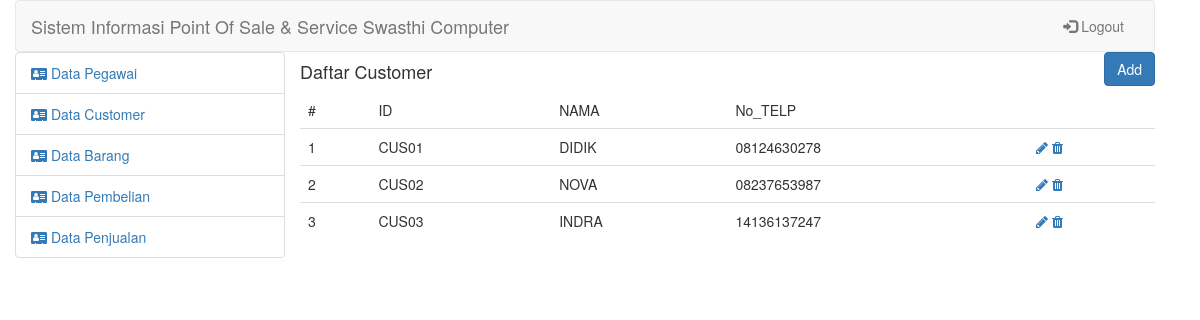
The page /admin/index.php?mod=customer (signed in) on the database its author committed.
### tables this page shows
CREATE TABLE `customer` (
  `kode_customer` varchar(45) NOT NULL,
  `id_customer` char(5) NOT NULL,
  `nama` varchar(50) NOT NULL,
  `no_telp` text NOT NULL
);

### admin/views/customer/tampil.php (the view)
<div class="row">
    <div class="pull-left">
        <h4>Daftar Customer</h4>
    </div>
    <div class="pull-right">
        <a href="index.php?mod=customer&page=add">
            <button class="btn btn-primary">Add</button>
        </a>
    </div>
</div>
<div class="row">
    <table class="table">
        <thead>
            <tr>
                <td>
                    #
                </td>
                <td>ID</td><td>NAMA</td><td>No_TELP</td>
            </tr>
        </thead>
        <tbody>
            <?php if($customer != NULL){
                $no=1;
                foreach($customer as $row){?>
                    <tr>
                        <td><?=$no;?></td><td><?=$row['id_customer']?></td><td><?=$row['nama']?></td><td><?=$row['no_telp']?></td>
                        <td>
                            <a href="index.php?mod=customer&page=edit&id=<?=md5($row['id_customer'])?>"><i class="fa fa-pencil"></i> </a>
                            <a href="index.php?mod=customer&page=delete&id=<?=md5($row['id_customer'])?>"><i class="fa fa-trash"></i> </a>
                        </td>
                    </tr>
               <?php $no++; }
            }?>
        </tbody>
    </table>
</div>

### assets/style.css (style rules this page uses)
body { background-image: url(http://drive.google.com/uc?export=view&id=1D-G080Psj5GM_4Xx8q4UcLxMAjoRAoyY); background-size: cover; }
* { margin: 0px; padding: 0px; text-decoration: none; box-sizing: border-box; }

### rows shown on the page
customer: id_customer "CUS01", nama "DIDIK", no_telp "08124630278"
customer: id_customer "CUS02", nama "NOVA", no_telp "08237653987"
customer: id_customer "CUS03", nama "INDRA", no_telp "14136137247"
